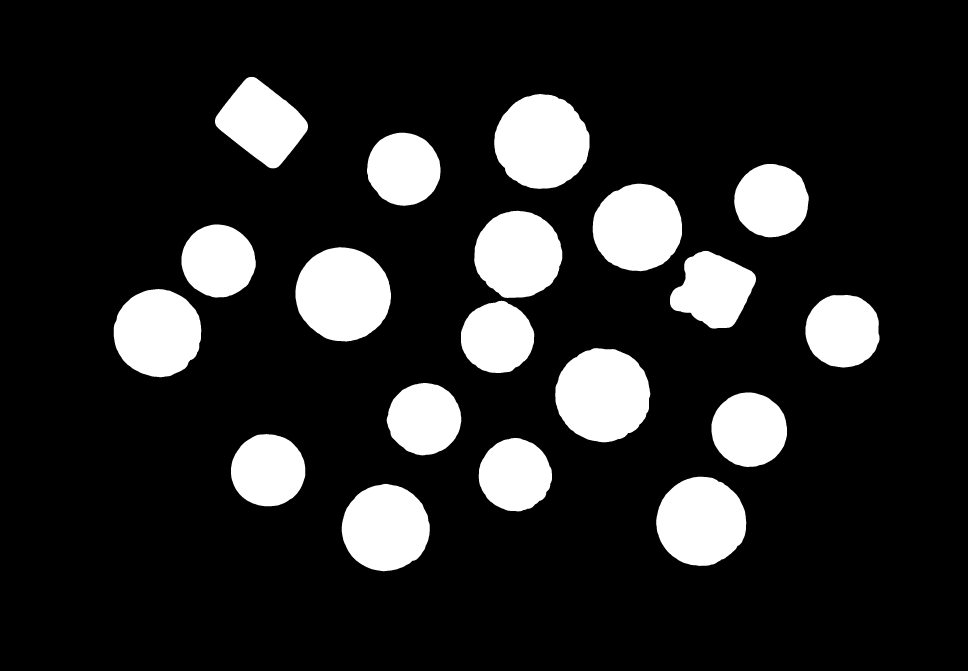
#> input picture clasificador/imagenes/imagen_contornos.jpg, 3871 x 2681 px, found by its file name (shown at 1/4 size)
$ python Lector_dados.py   (older library calls are emulated)
#> lines starting #> are read from the running program, lines starting #| are printed output that depends on the picture; after the words box and inside, x2 and y2 are one past the last pixel; in counts of white or black regions, pixels touching at a corner belong together
### clasificador/Funciones.py
import cv2
import numpy as np
import matplotlib.pyplot as plt

# [89 lines left out: functions imshow, filtro_sobel, apertura, obtener_contornos, not called in this run]

def es_circulo(contorno: np.ndarray) -> bool:
    """
    Determina si un contorno se asemeja a la forma de un círculo basándose en su factor de forma.

    Parameters:
    - contorno (np.ndarray): El contorno para evaluar.

    Returns:
    - bool: True si el contorno se asemeja a un círculo (factor de forma > 0.8), False en caso contrario.
    """
    area_contorno = cv2.contourArea(contorno)
    perimetro_contorno = cv2.arcLength(contorno, True)
    factor_forma = 4 * np.pi * area_contorno / (perimetro_contorno ** 2)

    return factor_forma > 0.8

# [18 lines left out: function valor_moneda, not called in this run]

def monedas_y_dados(imagen_binaria: np.ndarray) -> tuple[list[np.ndarray], list[np.ndarray]]:
    """
    Identifica y clasifica los contornos de monedas y dados en una imagen binaria.

    Parameters:
    - img (np.ndarray): La imagen binaria de entrada.

    Returns:
    - tuple[list[np.ndarray], list[np.ndarray]]: Una tupla con dos listas, la primera contiene los contornos de monedas y la segunda los contornos de dados.
    """
    _, imagen_umbralizada = cv2.threshold(imagen_binaria, 127, 255, cv2.THRESH_BINARY)

    contornos, _ = cv2.findContours(imagen_umbralizada, cv2.RETR_EXTERNAL, cv2.CHAIN_APPROX_SIMPLE)

    contornos_monedas = []
    contornos_dados = []

    for contorno in contornos:
        if es_circulo(contorno):
            contornos_monedas.append(contorno)
        else:
            contornos_dados.append(contorno)

    return contornos_monedas, contornos_dados

# [61 lines left out: functions contador_monedas, contar_monedas_por_valor, dibujar_moneda, not called in this run]

def dibujar_dado(imagen_original: np.ndarray, contorno_dado: list[np.ndarray], color: tuple[int, int, int], valor_dado: int) -> np.ndarray:
    """
    Dibuja el contorno de un dado en una imagen y agrega el valor del dado en la esquina inferior izquierda.

    Parameters:
    - img_original (numpy.ndarray): Imagen original sobre la que se va a dibujar.
    - contorno_dado (list[numpy.ndarray]): Contorno del dado.
    - color (tuple[int, int, int]): Color del contorno y del valor del dado.
    - valor (int): Valor numérico del dado.

    Returns:
    - img_resultado (numpy.ndarray): Imagen resultante con el contorno y el valor del dado dibujados.
    """
    imagen_resultante = imagen_original.copy()

    x, y, ancho, alto = cv2.boundingRect(contorno_dado)

    cv2.drawContours(imagen_resultante, [contorno_dado], 0, color, 5)

    tamano_texto = max(ancho, alto)

    posicion_texto = (x + ancho - 50, y + alto + 50)

    cv2.putText(imagen_resultante, str(valor_dado), posicion_texto, cv2.FONT_HERSHEY_SIMPLEX, tamano_texto / 50, color, 10, cv2.LINE_AA)

    return imagen_resultante

# [22 lines left out: function agregar_total, not called in this run]

def imagen_dado(imagen_original: np.ndarray, contorno_dado: list[np.ndarray]) -> np.ndarray:
    """
    Recorta la región de interés dentro de un contorno en una imagen y la devuelve.

    Parameters:
    - imagen_original (numpy.ndarray): Imagen original de la cual se recortará la región de interés.
    - contorno_dado (list[numpy.ndarray]): Contorno del dado.

    Returns:
    - region_interes_recortada (numpy.ndarray): Región de interés recortada dentro del contorno.
    """
    mascara = np.zeros_like(imagen_original, dtype=np.uint8)

    cv2.drawContours(mascara, [contorno_dado], 0, (255, 255, 255), thickness=cv2.FILLED)

    x, y, ancho, alto = cv2.boundingRect(contorno_dado)

    mascara_inversa = cv2.bitwise_not(mascara)

    imagen_resultante = cv2.bitwise_or(imagen_original, mascara_inversa)

    region_interes_recortada = imagen_resultante[y:y+alto, x:x+ancho]

    return region_interes_recortada

def valor_dado(imagen: np.ndarray) -> int:
    """
    Cuenta la cantidad de puntos en una imagen con un dado.

    Parameters:
    - imagen (numpy.ndarray): Imagen en la que se contarán los puntos.

    Returns:
    - valor (int): Cantidad de puntos encontrados en la imagen.
    """
    imagen_suavizada = cv2.GaussianBlur(imagen, (55, 55), 0)

    porcentaje_brillantes = 10
    umbral_brillantes = np.percentile(imagen_suavizada, porcentaje_brillantes)

    _, imagen_umbral = cv2.threshold(imagen_suavizada, umbral_brillantes, 255, cv2.THRESH_BINARY)

    imagen_binaria_invertida = cv2.bitwise_not(imagen_umbral)

    contornos, _ = cv2.findContours(imagen_binaria_invertida, cv2.RETR_EXTERNAL, cv2.CHAIN_APPROX_SIMPLE)

    valor = 0

    for contorno in contornos:
        area_contorno = cv2.contourArea(contorno)
        umbral_area = 1700
        if es_circulo(contorno) and area_contorno > umbral_area:
            valor += 1

    return valor

### clasificador/Lector_dados.py
import cv2
from clasificador.Funciones import monedas_y_dados, imagen_dado, valor_dado, dibujar_dado, imshow

ruta_imagen_contornos = './clasificador/imagenes/imagen_contornos.jpg'
imagen_contornos = cv2.imread(ruta_imagen_contornos, cv2.IMREAD_GRAYSCALE)
#> imagen_contornos is the input picture: shape (2681, 3871); min 0, max 255, mean 38.8

_, contornos_dados = monedas_y_dados(imagen_contornos)
#> in monedas_y_dados, `_, imagen_umbralizada = cv2.threshold(imagen_binaria, 127, 255, cv2.TH..`:
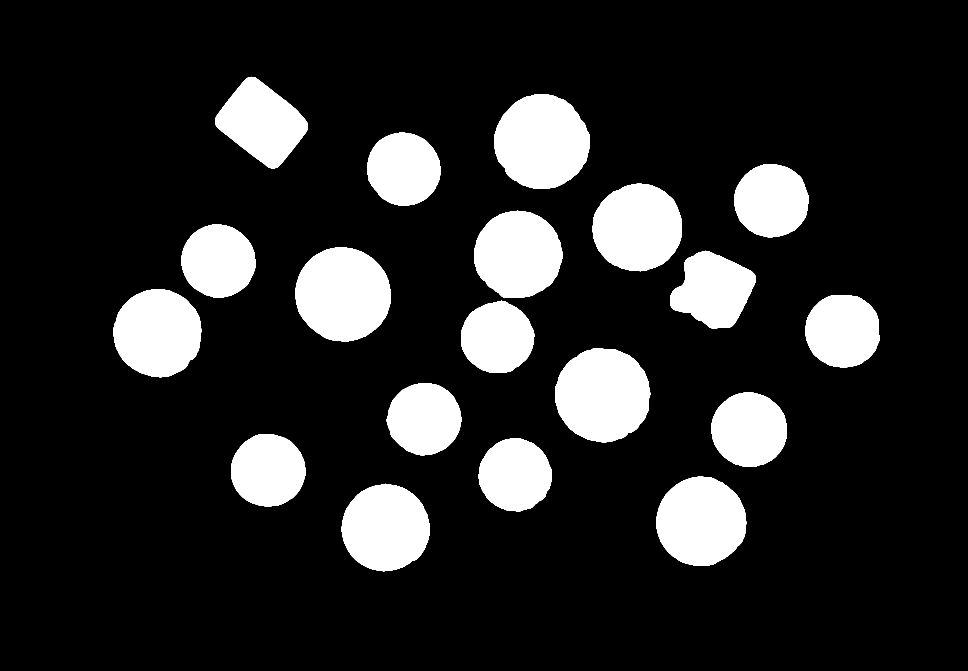
#> imagen_umbralizada: shape (2681, 3871) (shown at 1/4 size); 15.2% white; 19 white regions
#> in monedas_y_dados, `contornos, _ = cv2.findContours(imagen_umbralizada, cv2.RETR_EXTERNAL,..`: contornos = 19 contours; largest, box (x1, y1, x2, y2) and area: (1182, 989, 1564, 1366) 111538, (2221, 1392, 2601, 1769) 111210, (1977, 376, 2358, 756) 111034, (2625, 1907, 2985, 2264) 99182, (2371, 735, 2728, 1085) 97500
#> the loop in monedas_y_dados, `for contorno in contornos:` made 19 passes
#> (area_contorno in es_circulo, perimetro_contorno in es_circulo, factor_forma in es_circulo) on passes 1 to 12: (94751.5, 1158.1, 0.888), (99182.5, 1179.9, 0.895), (65615.5, 964.4, 0.887), (67166.5, 969.4, 0.898), (70100.5, 990.4, 0.898), (65903.5, 964, 0.891), (111210, 1257.8, 0.883), (64394.5, 954.4, 0.888), (68475.5, 979.3, 0.897), (96024, 1165.3, 0.889), (70502, 1091.9, 0.743), (111537.5, 1249.8, 0.897)
#> after the loop in monedas_y_dados, `for contorno in contornos:`: contornos_dados = 2 contours; box (x1, y1, x2, y2) and area: (860, 307, 1232, 674) 79340, (2680, 1003, 3024, 1315) 70502; contornos_monedas = 17 contours; largest, box (x1, y1, x2, y2) and area: (1182, 989, 1564, 1366) 111538, (2221, 1392, 2601, 1769) 111210, (1977, 376, 2358, 756) 111034, (2625, 1907, 2985, 2264) 99182, (2371, 735, 2728, 1085) 97500

ruta_imagen_resultado = './clasificador/imagenes/imagen_resultado.jpg'
imagen_resultado = cv2.imread(ruta_imagen_resultado)
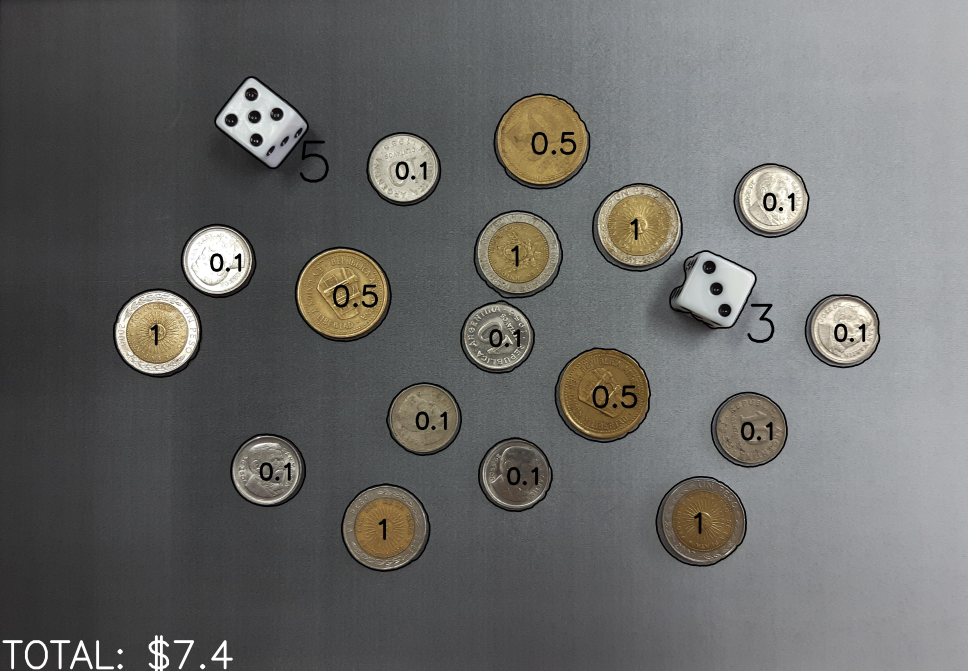
#> input picture clasificador/imagenes/imagen_resultado.jpg, 3871 x 2681 px, found by its file name (shown at 1/4 size)
#> imagen_resultado is the input picture: shape (2681, 3871, 3); mean B, G, R 104.2, 105.9, 106

imagen_resultado_rgb = cv2.cvtColor(imagen_resultado, cv2.COLOR_BGR2RGB)

for contorno_dado in contornos_dados:
    imagen_original_gris = cv2.imread('./clasificador/imagenes/monedas.jpg', cv2.IMREAD_GRAYSCALE)
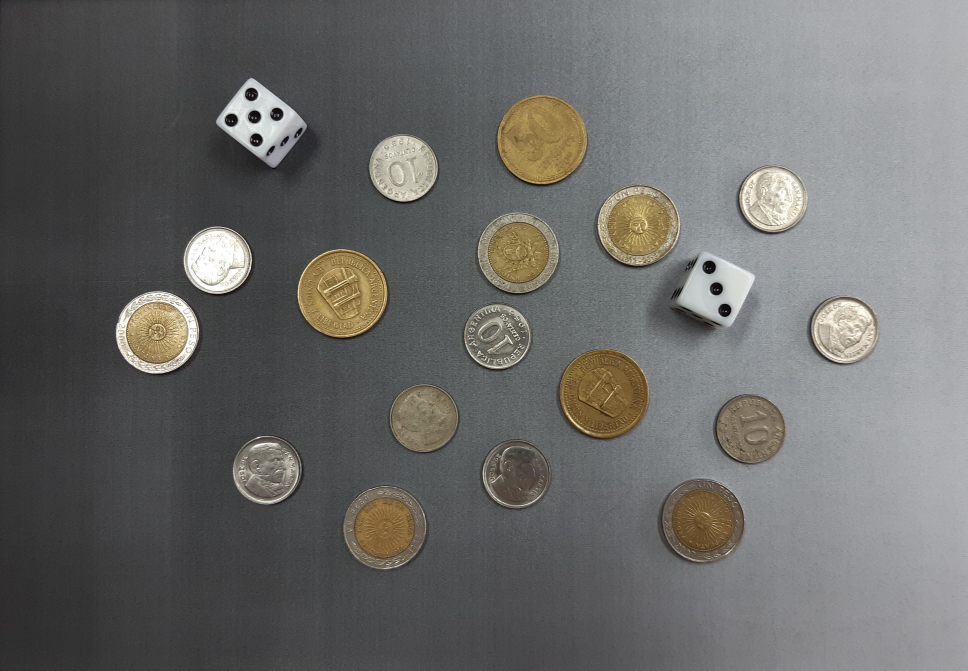
#> input picture clasificador/imagenes/monedas.jpg, 3871 x 2681 px, found by its file name (shown at 1/4 size)
#> imagen_original_gris: shape (2681, 3871); min 0, max 255, mean 107.2

    imagen_recortada = imagen_dado(imagen_original_gris, contorno_dado)
#> in imagen_dado, `cv2.drawContours(mascara, [contorno_dado], 0, (255, 255, 255), thickne..`:
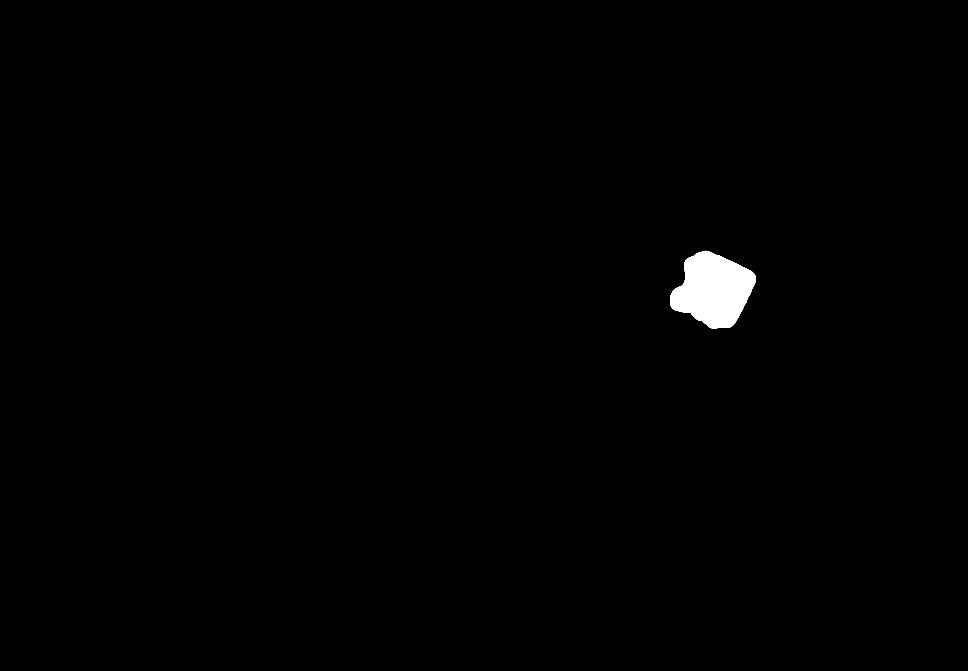
#> mascara: shape (2681, 3871) (shown at 1/4 size); 0.68% white; 1 white region, box (x1, y1, x2, y2) and area: (2680, 1003, 3024, 1315) 70969
#> in imagen_dado, `x, y, ancho, alto = cv2.boundingRect(contorno_dado)`: x = 2680; y = 1003; ancho = 344; alto = 312
#> in imagen_dado, `imagen_resultante = cv2.bitwise_or(imagen_original, mascara_inversa)`:
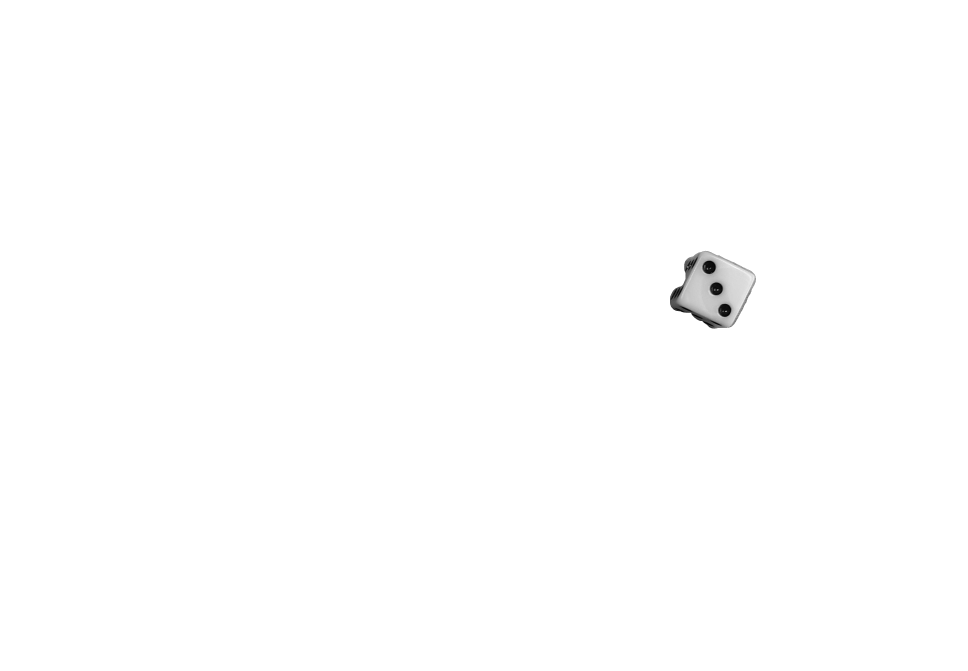
#> imagen_resultante: shape (2681, 3871) (shown at 1/4 size); min 0, max 255, mean 254.4

    puntos_dado = valor_dado(imagen_recortada)
#> in valor_dado, `imagen_suavizada = cv2.GaussianBlur(imagen, (55, 55), 0)`:
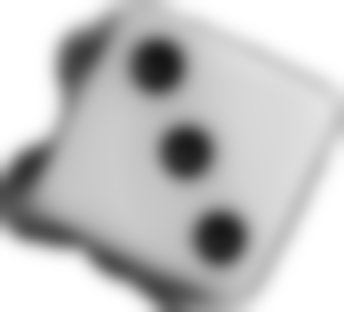
#> imagen_suavizada: shape (312, 344); min 21, max 255, mean 192.5
#> in valor_dado, `umbral_brillantes = np.percentile(imagen_suavizada, porcentaje_brillan..`: umbral_brillantes = 100
#> in valor_dado, `_, imagen_umbral = cv2.threshold(imagen_suavizada, umbral_brillantes, ..`:
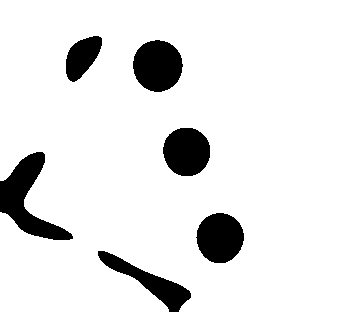
#> imagen_umbral: shape (312, 344); 89.9% white; 6 black regions, box (x1, y1, x2, y2) and area: (0, 152, 73, 240) 2505, (133, 40, 183, 92) 2010, (196, 213, 244, 263) 1852, (163, 128, 210, 176) 1803, (98, 251, 191, 312) 1608, (66, 36, 102, 82) 1053
#> in valor_dado, `imagen_binaria_invertida = cv2.bitwise_not(imagen_umbral)`: imagen_binaria_invertida: shape (312, 344); 10.1% white; 6 white regions
#> in valor_dado, `contornos, _ = cv2.findContours(imagen_binaria_invertida, cv2.RETR_EXT..`: contornos = 6 contours; box (x1, y1, x2, y2) and area: (0, 152, 73, 240) 2376, (133, 40, 183, 92) 1938, (196, 213, 244, 263) 1784, (163, 128, 210, 176) 1735, (98, 251, 191, 312) 1506, (66, 36, 102, 82) 996
#> the loop in valor_dado, `for contorno in contornos:` made 6 passes
#> (perimetro_contorno in es_circulo, factor_forma in es_circulo) on passes 1 to 6: (243.7, 0.319), (158.6, 0.891), (299.7, 0.332), (155.5, 0.901), (165.4, 0.89), (131.9, 0.72)
#> after the loop in valor_dado, `for contorno in contornos:`: valor = 3
#> puntos_dado = 3

    imagen_resultado_rgb = dibujar_dado(imagen_resultado_rgb, contorno_dado, (0, 0, 0), puntos_dado)
#> in dibujar_dado, `x, y, ancho, alto = cv2.boundingRect(contorno_dado)`: x = 2680; y = 1003; ancho = 344; alto = 312
#> in dibujar_dado, `tamano_texto = max(ancho, alto)`: tamano_texto = 344
#> in dibujar_dado, `posicion_texto = (x + ancho - 50, y + alto + 50)`: posicion_texto = (2974, 1365)


cv2.imwrite(ruta_imagen_resultado, cv2.cvtColor(imagen_resultado_rgb, cv2.COLOR_RGB2BGR))
